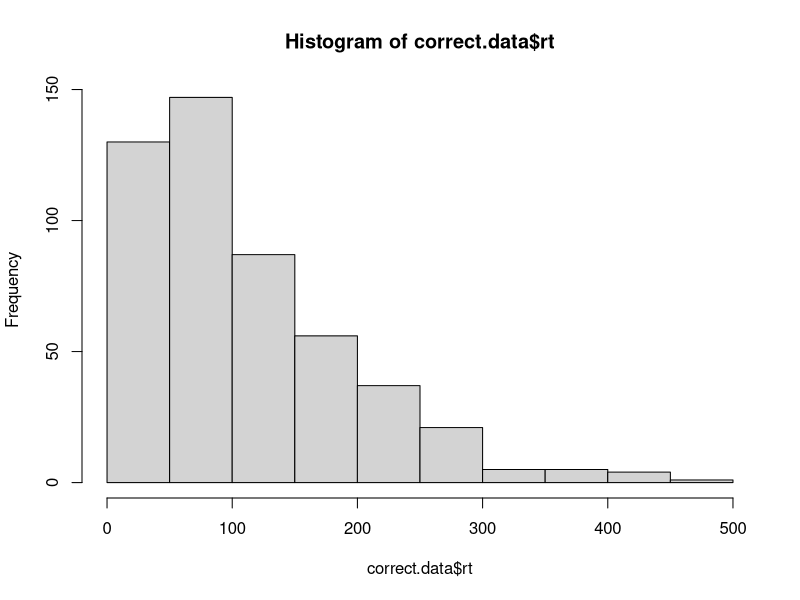
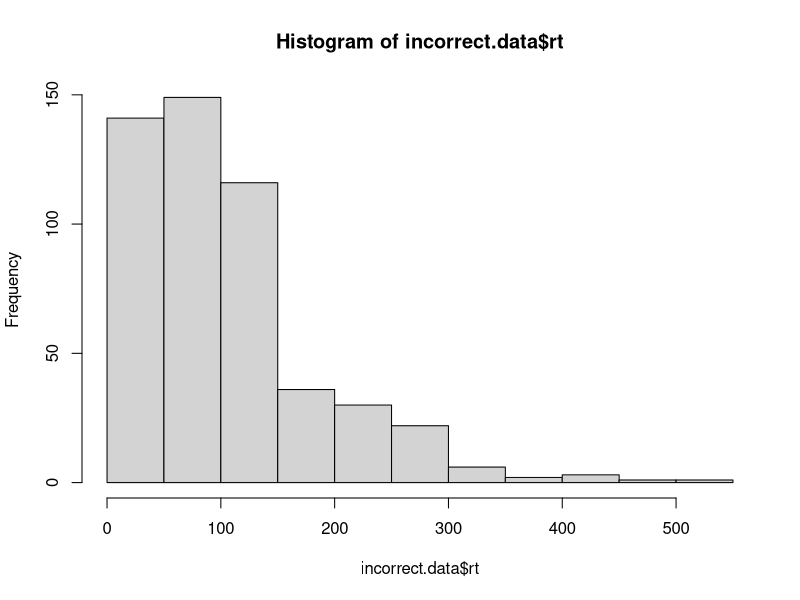

Recreate these plots in R, in order.
# implement the model by filling in the function below
# the model should return a data frame with two columns: correct and rt
# the correct column should be TRUE or FALSE, and rt should contain the
# number of steps it took to reach the criterion.

# note that the function takes four arguments:
# samples is the number of samples to draw from the model
# drift is the drift rate (default value is 0)
# sdrw is the variability in the drift rate (default value is 0.3)
# criterion is the threshold for a response (default value is 3)

random.walk.model <- function(samples, drift=0, sdrw=0.3, criterion=3){
  accuracy.array<- c()
  rt.array<- c()
  for (i in 1:samples) { #loop for all samples
    value <- 0 #initialize variables
    rt <- 0
    while (value > -criterion && value < criterion){
      rt <- rt+1 #increment rt
      value <- value + rnorm(1, drift, sdrw) #add randomly to value
    }
    if(value > 0){ #if pos criterion, true, else false, store in accuracy array
      accuracy.array[i] <- TRUE
    } else {
      accuracy.array[i] <- FALSE
    }
    rt.array[i] <- rt #store this rt in position i from sample
  } 
      output <- data.frame( #set up dataframe
      correct = accuracy.array,
      rt = rt.array)
  return(output)
}

# test the model ####

# if the model is working correctly, then the line below should generate a data frame with 
# 1000 samples and about half of the samples should be correct. the average rt will probably
# be around 112, but might vary from that by a bit.

initial.test <- random.walk.model(1000)
sum<- sum(initial.test$correct) / length(initial.test$correct) # should be close to 0.5
mean <- mean(initial.test$rt) # should be about 112

# visualize the RT distributions ####

# we can use dplyr to filter the data and visualize the correct and incorrect RT distributions

library(dplyr)

correct.data <- initial.test %>% filter(correct==TRUE)
incorrect.data <- initial.test %>% filter(correct==FALSE)

hist(correct.data$rt)
hist(incorrect.data$rt)
